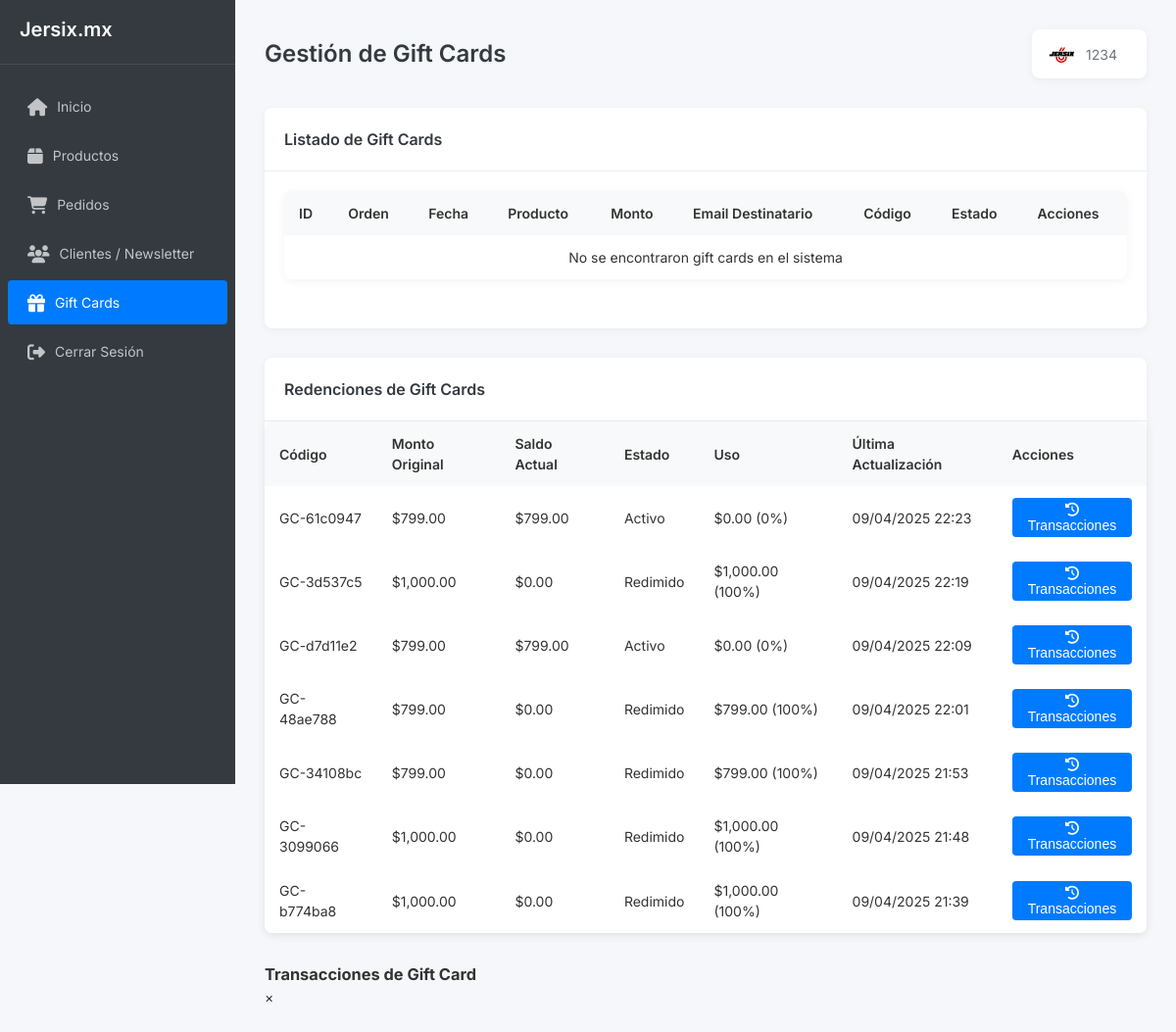
/admin2/giftcards.php (signed in), run on the app's committed database.
### tables this page shows
CREATE TABLE `giftcard_redemptions` (
  `id` int(11) NOT NULL,
  `code` varchar(50) NOT NULL,
  `original_amount` decimal(10,2) NOT NULL,
  `balance` decimal(10,2) NOT NULL,
  `redeemed` tinyint(1) DEFAULT 0,
  `created_at` timestamp NOT NULL DEFAULT current_timestamp(),
  `updated_at` timestamp NOT NULL DEFAULT current_timestamp() ON UPDATE current_timestamp()
);

### admin2/giftcards.php (the view, shortened to what this page needs)
<?php
require_once __DIR__ . '/../config/database.php';
try {
    $pdo = getConnection();
} catch(PDOException $e) {
    die('Error de conexión a la base de datos: ' . $e->getMessage());
}
try {
    $stmt = $pdo->prepare("
        SELECT
            oi.*,
            o.customer_name,
            o.customer_email,
            o.created_at,
            p.name as product_name,
            IFNULL(oi.giftcard_sent, 0) as giftcard_sent_checked,
            IFNULL(oi.giftcard_status, 'pendiente') as giftcard_status_check
        FROM order_items oi
        JOIN orders o ON oi.order_id = o.order_id
        JOIN products p ON oi.product_id = p.product_id
        WHERE personalization_name IS NOT NULL
        AND (p.name LIKE '%Tarjeta de Regalo%' OR oi.personalization_name LIKE '%@%')
        ORDER BY o.created_at DESC
    ");
    $stmt->execute();
    $giftcards = $stmt->fetchAll(PDO::FETCH_ASSOC);
} catch (PDOException $e) {
    $errorMessage = "Error al obtener las gift cards: " . $e->getMessage();
    $giftcards = [];
    writeLog("ERROR: " . $errorMessage);
}
?>
<!DOCTYPE html>
<html lang="es">
<head>
    <link rel="stylesheet" href="https://cdnjs.cloudflare.com/ajax/libs/font-awesome/6.4.0/css/all.min.css">
</head>
<body>
    <div class="dashboard-layout">
        <aside class="sidebar">
            <div class="sidebar-header">
                <h2>Jersix.mx</h2>
            </div>
            <ul class="nav-menu">
                <li class="nav-item">
                    <a href="dashboard.php">
                        <i class="fas fa-home"></i>
                        <span>Inicio</span>
                    </a>
                </li>
                <li class="nav-item">
                    <a href="products.php">
                        <i class="fas fa-box"></i>
                        <span>Productos</span>
                    </a>
                </li>
                <li class="nav-item">
                    <a href="orders.php">
                        <i class="fas fa-shopping-cart"></i>
                        <span>Pedidos</span>
                    </a>
                </li>
                <li class="nav-item">
                    <a href="newsletter.php">
                        <i class="fas fa-users"></i>
                        <span>Clientes / Newsletter</span>
                    </a>
                </li>
                <li class="nav-item active">
                    <a href="giftcards.php">
                        <i class="fas fa-gift"></i>
                        <span>Gift Cards</span>
                    </a>
                </li>
                <li class="nav-item">
                    <a href="logout.php">
                        <i class="fas fa-sign-out-alt"></i>
                        <span>Cerrar Sesión</span>
                    </a>
                </li>
            </ul>
        </aside>
        <main class="main-content">
            <div class="topbar">
                <div>
                    <h1>Gestión de Gift Cards</h1>
                </div>
                <div class="user-info">
                    <img src="../img/ICON.png" alt="User" style="width: 30px; height: 30px; border-radius: 50%; margin-right: 10px;">
                    <span><?php echo $_SESSION['admin_name'] ?? 'Administrador'; ?></span>
                </div>
            </div>
            <div class="panel">
                <div class="panel-header">
                    <h3 class="panel-title">Listado de Gift Cards</h3>
                </div>
                <div class="panel-body">
                    <div class="table-container">
                        <table>
                            <thead>
                                <tr>
                                    <th>ID</th>
                                    <th>Orden</th>
                                    <th>Fecha</th>
                                    <th>Producto</th>
                                    <th>Monto</th>
                                    <th>Email Destinatario</th>
                                    <th>Código</th>
                                    <th>Estado</th>
                                    <th>Acciones</th>
                                </tr>
                            </thead>
                            <tbody>
                                <?php if (empty($giftcards)): ?>
                                    <tr>
                                        <td colspan="9" style="text-align: center;">No se encontraron gift cards en el sistema</td>
                                    </tr>
                                <?php endif; ?>
                            </tbody>
                        </table>
                    </div>
                </div>
            </div>
            <div class="panel">
                <div class="panel-header">
                    <h3 class="panel-title">Redenciones de Gift Cards</h3>
                </div>
                <div class="table-container">
                    <?php
                    try {
                        $tableExists = $pdo->query("SHOW TABLES LIKE 'giftcard_redemptions'")->rowCount() > 0;
                        $transTableExists = $pdo->query("SHOW TABLES LIKE 'giftcard_transactions'")->rowCount() > 0;
                        if ($tableExists && $transTableExists) {
                            $redemptionStmt = $pdo->query("
                                SELECT
                                    r.*,
                                    COUNT(t.id) as transactions_count,
                                    IFNULL(SUM(t.amount), 0) as total_redeemed
                                FROM giftcard_redemptions r
                                LEFT JOIN giftcard_transactions t ON r.code = t.code
                                GROUP BY r.id
                                ORDER BY r.updated_at DESC
                            ");
                            $redemptions = $redemptionStmt->fetchAll(PDO::FETCH_ASSOC);
                            if ($redemptions) {
                                ?>
                                <table>
                                    <thead>
                                        <tr>
                                            <th>Código</th>
                                            <th>Monto Original</th>
                                            <th>Saldo Actual</th>
                                            <th>Estado</th>
                                            <th>Uso</th>
                                            <th>Última Actualización</th>
                                            <th>Acciones</th>
                                        </tr>
                                    </thead>
                                    <tbody>
                                        <?php foreach ($redemptions as $redemption): ?>
                                            <tr>
                                                <td><?php echo htmlspecialchars($redemption['code']); ?></td>
                                                <td>$<?php echo number_format($redemption['original_amount'], 2); ?></td>
                                                <td>$<?php echo number_format($redemption['balance'], 2); ?></td>
                                                <td>
                                                    <?php if ($redemption['redeemed']): ?>
                                                        <span class="status-badge completed">Redimido</span>
                                                    <?php else: ?>
                                                        <span class="status-badge pending">Activo</span>
                                                    <?php endif; ?>
                                                </td>
                                                <td>
                                                    <?php
                                                    $used = $redemption['total_redeemed'];
                                                    $percent = ($redemption['original_amount'] > 0) ?
                                                        round(($used / $redemption['original_amount']) * 100, 0) : 0;
                                                    echo "$" . number_format($used, 2) . " (" . $percent . "%)";
                                                    ?>
                                                </td>
                                                <td><?php echo date('d/m/Y H:i', strtotime($redemption['updated_at'])); ?></td>
                                                <td>
                                                    <button class="btn btn-sm btn-primary view-transactions-btn"
                                                            data-code="<?php echo htmlspecialchars($redemption['code']); ?>">
                                                        <i class="fas fa-history"></i> Transacciones
                                                    </button>
                                                </td>
                                            </tr>
                                        <?php endforeach; ?>
                                    </tbody>
                                </table>
                            <?php } else { ?>
                                <div class="empty-state">
                                    <p>No hay redenciones de gift cards registradas</p>
                                </div>
                            <?php }
                        } else { ?>
                            <div class="empty-state">
                                <p>El sistema de redenciones no está configurado aún</p>
                            </div>
                        <?php }
                    } catch (PDOException $e) { ?>
                        <div class="error-message">
                            <p>Error al obtener redenciones: <?php echo $e->getMessage(); ?></p>
                        </div>
                    <?php } ?>
                </div>
            </div>
            <div id="transactionsModal" class="modal">
                <div class="modal-content">
                    <div class="modal-header">
                        <h3>Transacciones de Gift Card</h3>
                        <span class="close" onclick="closeTransactionsModal()">&times;</span>
                    </div>
                </div>
            </div>
        </main>
    </div>
</body>
</html>

### admin2/giftcards.php (style rules this page uses)
:root { --primary-color: #007bff; --primary-dark: #0056b3; --secondary-color: #6c757d; --success-color: #28a745; --danger-color: #dc3545; --warning-color: #ffc107; --info-color: #17a2b8; --light-color: #f8f9fa; --dark-color: #343a40; --sidebar-width: 240px; --topbar-height: 60px; --border-radius: 8px; --box-shadow: 0 2px 10px rgba(0,0,0,0.05); --transition: all 0.3s ease; }
* { margin: 0; padding: 0; box-sizing: border-box; }
body { font-family: 'Inter', sans-serif; font-size: 14px; color: #333; background-color: #f5f7fa; line-height: 1.5; }
.dashboard-layout { display: grid; grid-template-columns: var(--sidebar-width) 1fr; min-height: 100vh; }
.sidebar { background-color: var(--dark-color); color: white; position: fixed; height: 100vh; width: var(--sidebar-width); padding-top: 15px; overflow-y: auto; transition: var(--transition); z-index: 1000; }
.sidebar-header { padding: 0 20px 20px; display: flex; align-items: center; justify-content: space-between; border-bottom: 1px solid rgba(255,255,255,0.1); }
.sidebar-header h2 { font-size: 20px; font-weight: 600; }
.sidebar .nav-menu { list-style: none; padding: 15px 0; }
.sidebar .nav-item { margin: 5px 0; }
.sidebar .nav-item a { color: rgba(255,255,255,0.7); text-decoration: none; display: flex; align-items: center; padding: 12px 20px; border-radius: 4px; margin: 0 8px; transition: var(--transition); }
.sidebar .nav-item a i { margin-right: 10px; font-size: 18px; }
.sidebar .nav-item.active a { color: white; background: var(--primary-color); }
.main-content { grid-column: 2; padding: 30px; }
.topbar { display: flex; justify-content: space-between; align-items: center; margin-bottom: 30px; }
.topbar h1 { font-size: 24px; font-weight: 600; color: var(--dark-color); }
.user-info { display: flex; align-items: center; background: white; padding: 10px 15px; border-radius: var(--border-radius); box-shadow: var(--box-shadow); }
.user-info span { margin-right: 15px; color: var(--secondary-color); }
.table-container { background-color: white; border-radius: var(--border-radius); box-shadow: var(--box-shadow); overflow: hidden; margin-bottom: 30px; }
table { width: 100%; border-collapse: collapse; }
th, td { padding: 12px 15px; text-align: left; }
th { background-color: #f8f9fa; font-weight: 600; }
.btn { display: inline-block; padding: 8px 16px; border-radius: 4px; text-decoration: none; font-weight: 500; cursor: pointer; transition: var(--transition); border: none; font-size: 14px; text-align: center; }
.btn-primary { background-color: var(--primary-color); color: white; }
.btn-sm { padding: 0.25rem 0.5rem; font-size: 0.875rem; }
.panel { background: white; border-radius: var(--border-radius); box-shadow: var(--box-shadow); margin-bottom: 30px; }
.panel-header { padding: 20px; border-bottom: 1px solid #eaedf3; display: flex; justify-content: space-between; align-items: center; }
.panel-title { font-size: 16px; font-weight: 600; color: var(--dark-color); }
.panel-body { padding: 20px; }

### data on the page
giftcard_redemptions: code "GC-61c0947", original_amount "799.00", balance "799.00", redeemed "Activo", used "0.00", percent "0", updated_at "09/04/2025 22:23"
giftcard_redemptions: code "GC-3d537c5", original_amount "1,000.00", balance "0.00", redeemed "Redimido", used "1,000.00", percent "100", updated_at "09/04/2025 22:19"
giftcard_redemptions: code "GC-d7d11e2", original_amount "799.00", balance "799.00", redeemed "Activo", used "0.00", percent "0", updated_at "09/04/2025 22:09"
giftcard_redemptions: code "GC-48ae788", original_amount "799.00", balance "0.00", redeemed "Redimido", used "799.00", percent "100", updated_at "09/04/2025 22:01"
giftcard_redemptions: code "GC-34108bc", original_amount "799.00", balance "0.00", redeemed "Redimido", used "799.00", percent "100", updated_at "09/04/2025 21:53"
giftcard_redemptions: code "GC-3099066", original_amount "1,000.00", balance "0.00", redeemed "Redimido", used "1,000.00", percent "100", updated_at "09/04/2025 21:48"
giftcard_redemptions: code "GC-b774ba8", original_amount "1,000.00", balance "0.00", redeemed "Redimido", used "1,000.00", percent "100", updated_at "09/04/2025 21:39"

### other printed values
$_SESSION['admin_name'] "1234"
